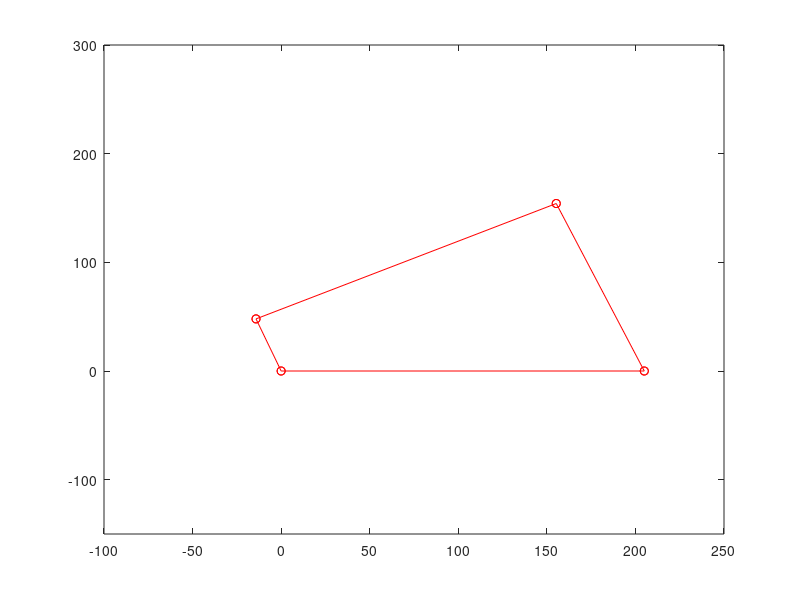

This figure's MATLAB source:
crank = 50;
coupler = 200;
follower = 150;
fixed_link = 205;

% thita 4 - angular displacement 
for BAD = 0: 5 : 360
    BD = sqrt((crank^2 + fixed_link^2)-(2*crank*follower*cosd(BAD)));
    ABD = acosd((BD^2 + crank^2 -fixed_link^2 )/(2 * BD * crank));
    ADB = 180 - (ABD + BAD);
    BCD = acosd((coupler^2 + follower^2 - BD^2)/(2*coupler*follower));
    BDC = acosd((BD^2 + follower^2 - coupler^2)/(2*BD*follower));
    ADC = ADB + BDC;
    CBD = 180-(BDC + BCD);
    o4 = 180 - (ADC);
    o3 = 180 - (ADC + BCD);
    % simulating the mechanism
    % The follower do not rotate fully
    plot([0 crank*cos(BAD)], [0 crank*sin(BAD)],'ro-');hold on;
    plot([crank*cos(BAD) crank*cos(BAD)+coupler*cos(o3)], [crank*sin(BAD) crank*sin(BAD)+coupler*sin(o3)], 'ro-'); hold on;
    plot([0 fixed_link], [0 0], 'ro-'); hold on;
    plot([fixed_link crank*cos(BAD)+coupler*cos(o3)], [0 crank*sin(BAD)+coupler*sin(o3)], 'ro-');hold off;
    axis([-100 250 -150 300]);
    pause(0.1);
    % disp(["O3 : ",o3 , " | O4: ",o4]);
end